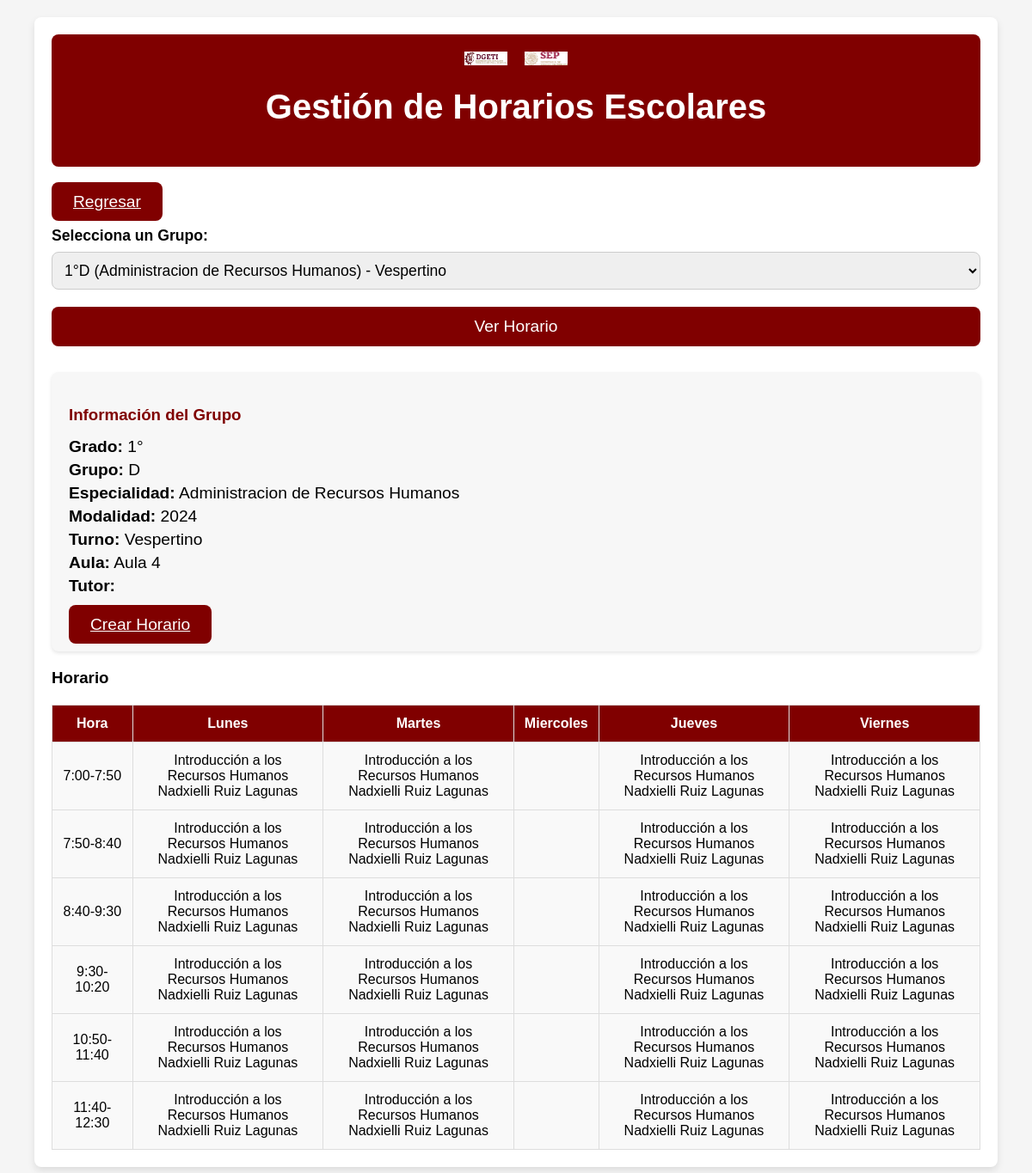
The app's page /horarios/index.php?grupo=38 with its own data.
### tables this page shows
CREATE TABLE `grupos` (
  `id` int(11) NOT NULL,
  `grado` int(11) NOT NULL,
  `grupo` char(1) NOT NULL,
  `turno` enum('Matutino','Vespertino') NOT NULL,
  `especialidad` varchar(50) NOT NULL,
  `modalidad` varchar(50) NOT NULL,
  `aula` varchar(20) DEFAULT NULL,
  `id_tutor` int(11) DEFAULT NULL
);

CREATE TABLE `materias` (
  `id` int(11) NOT NULL,
  `clave` varchar(20) DEFAULT NULL,
  `nombre` varchar(100) DEFAULT NULL,
  `horas_semanales` int(11) DEFAULT NULL,
  `semestre` int(11) DEFAULT NULL,
  `especialidad` varchar(50) DEFAULT NULL,
  `componente` varchar(50) DEFAULT NULL,
  `programa` varchar(50) DEFAULT NULL
);

CREATE TABLE `docentes` (
  `id` int(11) NOT NULL,
  `nombre` varchar(100) NOT NULL,
  `rfc` varchar(13) NOT NULL,
  `curp` varchar(18) NOT NULL,
  `correo` varchar(100) NOT NULL,
  `clave` varchar(20) NOT NULL,
  `horas_docencia` int(11) NOT NULL,
  `horas_descarga` int(11) NOT NULL
);

### horarios/functions.php (called while the page is built, shortened)
<?php
function getGrupos($conn) {
    $sql = "SELECT * FROM grupos";
    return $conn->query($sql)->fetchAll(PDO::FETCH_ASSOC);
}
function getHorario($conn, $id_grupo) {
    $sql = "SELECT h.hora, h.dia, m.nombre AS materia, d.nombre AS docente
            FROM horarios h
            JOIN materias m ON h.id_materia = m.id
            JOIN docentes d ON h.id_docente = d.id
            WHERE h.id_grupo = :id_grupo
            ORDER BY FIELD(h.dia, 'Lunes', 'Martes', 'Miercoles', 'Jueves', 'Viernes'), h.hora";
    $stmt = $conn->prepare($sql);
    $stmt->bindParam(':id_grupo', $id_grupo, PDO::PARAM_INT);
    $stmt->execute();
    return $stmt->fetchAll(PDO::FETCH_ASSOC);
}
function getGrupoInfo($conn, $id_grupo) {
    $sql = "SELECT g.grado, g.grupo, g.turno, g.especialidad, g.modalidad, g.aula, d.nombre AS tutor
            FROM grupos g
            LEFT JOIN docentes d ON g.id_tutor = d.id
            WHERE g.id = :id_grupo";
    $stmt = $conn->prepare($sql);
    $stmt->bindParam(':id_grupo', $id_grupo, PDO::PARAM_INT);
    $stmt->execute();
    return $stmt->fetch(PDO::FETCH_ASSOC);
}
?>

### horarios/index.php (the view, shortened to what this page needs)
<?php
include 'functions.php';
include 'db.php';
$grupos = getGrupos($conn);
if (isset($_GET['grupo'])) {
    $id_grupo = $_GET['grupo'];
    $horario = getHorario($conn, $id_grupo);
    $grupo_info = getGrupoInfo($conn, $id_grupo);
}
?>
<!DOCTYPE html>
<html lang="es">
<head>
    <link rel="stylesheet" href="../css/horario.css">
</head>
<body>
<div class="container">
    <header>
        <div class="logo-container">
            <img src="../logo_escuela.png" alt="Logo Escuela" class="logo">
            <img src="../logo_sep.png" alt="Logo SEP" class="logo">
        </div>
        <h1 class="title">Gestión de Horarios Escolares</h1>
    </header>
    <div class="mt-4">
        <a href="../inicio.php" class="btn btn-secondary">Regresar</a>
    </div>
    <br>
    <form method="GET" class="form-container">
        <label for="grupo" class="form-label">Selecciona un Grupo:</label>
        <select id="grupo" name="grupo" class="form-select">
            <?php foreach ($grupos as $grupo): ?>
                <option value="<?= $grupo['id'] ?>" <?= isset($id_grupo) && $id_grupo == $grupo['id'] ? 'selected' : '' ?>>
                    <?= "{$grupo['grado']}°{$grupo['grupo']} ({$grupo['especialidad']}) - {$grupo['turno']}" ?>
                </option>
            <?php endforeach; ?>
        </select>
        <button type="submit" class="btn">Ver Horario</button>
    </form>
    <?php if (isset($grupo_info)): ?>
        <div class="group-info">
            <h3>Información del Grupo</h3>
            <p><strong>Grado:</strong> <?= $grupo_info['grado'] ?>°</p>
            <p><strong>Grupo:</strong> <?= $grupo_info['grupo'] ?></p>
            <p><strong>Especialidad:</strong> <?= $grupo_info['especialidad'] ?></p>
            <p><strong>Modalidad:</strong> <?= $grupo_info['modalidad'] ?></p>
            <p><strong>Turno:</strong> <?= $grupo_info['turno'] ?></p>
            <p><strong>Aula:</strong> <?= $grupo_info['aula'] ?></p>
            <p><strong>Tutor:</strong> <?= $grupo_info['tutor'] ?></p>
            <br>
            <a href="crear_horario.php?grupo=<?= $id_grupo ?>" class="btn btn-success">Crear Horario</a>
        </div>
        <div class="mt-4">
            <h3>Horario</h3>
            <table class="table">
                <thead>
                <tr>
                    <th>Hora</th>
                    <th>Lunes</th>
                    <th>Martes</th>
                    <th>Miercoles</th>
                    <th>Jueves</th>
                    <th>Viernes</th>
                </tr>
                </thead>
                <tbody>
                <?php
                $horas = [
                    '7:00-7:50', '7:50-8:40', '8:40-9:30', '9:30-10:20',
                    '10:50-11:40', '11:40-12:30'
                ];
                $dias = ['Lunes', 'Martes', 'Miercoles', 'Jueves', 'Viernes'];
                $tabla_horarios = [];
                foreach ($horas as $hora) {
                    $tabla_horarios[$hora] = array_fill_keys($dias, '');
                }
                foreach ($horario as $modulo) {
                    $tabla_horarios[$modulo['hora']][$modulo['dia']] = $modulo['materia'] . '<br>' . $modulo['docente'];
                }
                foreach ($horas as $hora) {
                    echo "<tr>";
                    echo "<td>$hora</td>";
                    foreach ($dias as $dia) {
                        echo "<td>{$tabla_horarios[$hora][$dia]}</td>";
                    }
                    echo "</tr>";
                }
                ?>
                </tbody>
            </table>
        </div>
    <?php endif; ?>
</div>
</body>
</html>

### css/horario.css (style rules this page uses)
body { font-family: 'Arial', sans-serif; background-color: #f5f5f5; margin: 0; padding: 0; }
.container { width: 90%; margin: 20px auto; background-color: #ffffff; padding: 20px; box-shadow: 0 4px 8px rgba(0, 0, 0, 0.1); border-radius: 8px; }
header { text-align: center; margin-bottom: 30px; background-color: #800000; color: white; padding: 20px 0; border-radius: 8px; }
.logo-container { display: flex; justify-content: center; gap: 20px; margin-bottom: 10px; }
.logo { width: 50px; height: auto; }
.title { font-size: 2.5em; font-weight: bold; }
.form-container { display: flex; flex-direction: column; margin-bottom: 20px; }
.form-label { font-size: 1.1em; margin-bottom: 8px; font-weight: bold; }
.form-select { padding: 10px; font-size: 1.1em; margin-bottom: 20px; border: 1px solid #ccc; border-radius: 8px; }
.btn { padding: 12px 25px; background-color: #800000; color: white; border: none; border-radius: 8px; cursor: pointer; font-size: 1.2em; text-align: center; }
.btn-secondary { background-color: #800000; color: white; }
.table { width: 100%; border-collapse: collapse; margin-top: 20px; }
.table th, .table td { padding: 12px; text-align: center; border: 1px solid #ddd; }
.table th { background-color: #800000; color: white; }
.table td { background-color: #f9f9f9; }
.group-info { margin-top: 30px; background-color: #f7f7f7; padding: 20px; border-radius: 8px; box-shadow: 0 2px 4px rgba(0, 0, 0, 0.1); }
.group-info h3 { color: #800000; margin-bottom: 15px; }
.group-info p { font-size: 1.2em; margin: 5px 0; }
.mt-4 { margin-top: 20px; }

### records on screen
grupos: grado "1", grupo "D", especialidad "Administracion de Recursos Humanos", modalidad "2024", turno "Vespertino", aula "Aula 4"
materias: nombre "Introducción a los Recursos Humanos"
docentes: nombre "Nadxielli Ruiz Lagunas"

### other values on screen
$hora "7:00-7:50"
$hora "7:50-8:40"
$hora "8:40-9:30"
$hora "9:30-10:20"
$hora "10:50-11:40"
$hora "11:40-12:30"
form field grupo "1°D (Administracion de Recursos Humanos) - Vespertino"
